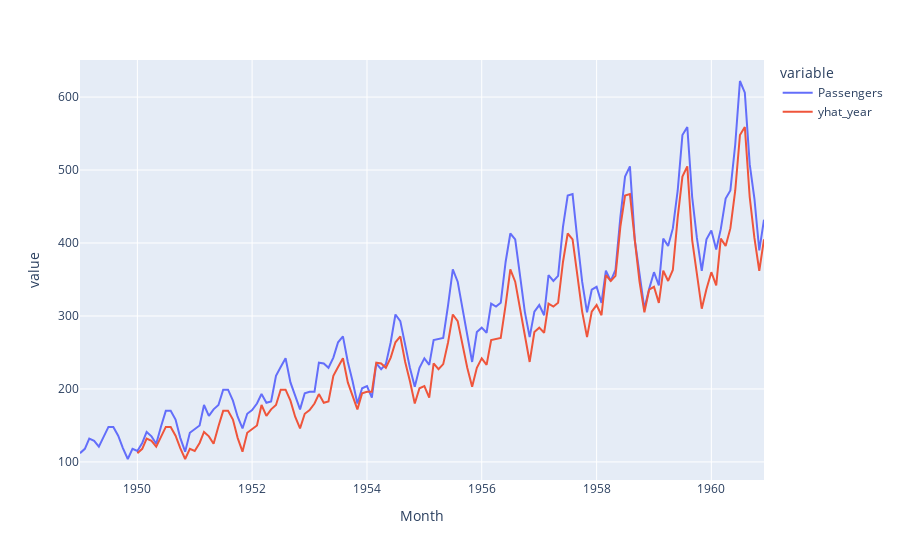

Notebook code for this chart:
### Code cell
df['yhat_year'] = df['Passengers'].shift(12) # прогноз на 12 # застосувати на сезонну компоненту
px.line(df, x = 'Month', y = ['Passengers','yhat_year'])

### Figure 1 — Plotly figure (JSON) as saved in the notebook; plotly's stock layout.template omitted (floating-point values rounded to 4 significant figures; data arrays with more than 128 entries replaced by an {"elided": "..."} marker saying what was removed)
{"data": [{"hovertemplate": "variable=Passengers<br>Month=%{x}<br>value=%{y}<extra></extra>", "legendgroup": "Passengers", "line": {"color": "#636efa", "dash": "solid"}, "marker": {"symbol": "circle"}, "mode": "lines", "name": "Passengers", "orientation": "v", "showlegend": true, "type": "scatter", "x": {"elided": "144 str values"}, "xaxis": "x", "y": {"elided": "144 int values"}, "yaxis": "y"}, {"hovertemplate": "variable=yhat_year<br>Month=%{x}<br>value=%{y}<extra></extra>", "legendgroup": "yhat_year", "line": {"color": "#EF553B", "dash": "solid"}, "marker": {"symbol": "circle"}, "mode": "lines", "name": "yhat_year", "orientation": "v", "showlegend": true, "type": "scatter", "x": {"elided": "144 str values"}, "xaxis": "x", "y": {"elided": "144 int values"}, "yaxis": "y"}], "layout": {"legend": {"title": {"text": "variable"}, "tracegroupgap": 0}, "margin": {"t": 60}, "xaxis": {"anchor": "y", "domain": [0, 1], "title": {"text": "Month"}}, "yaxis": {"anchor": "x", "domain": [0, 1], "title": {"text": "value"}}}}
